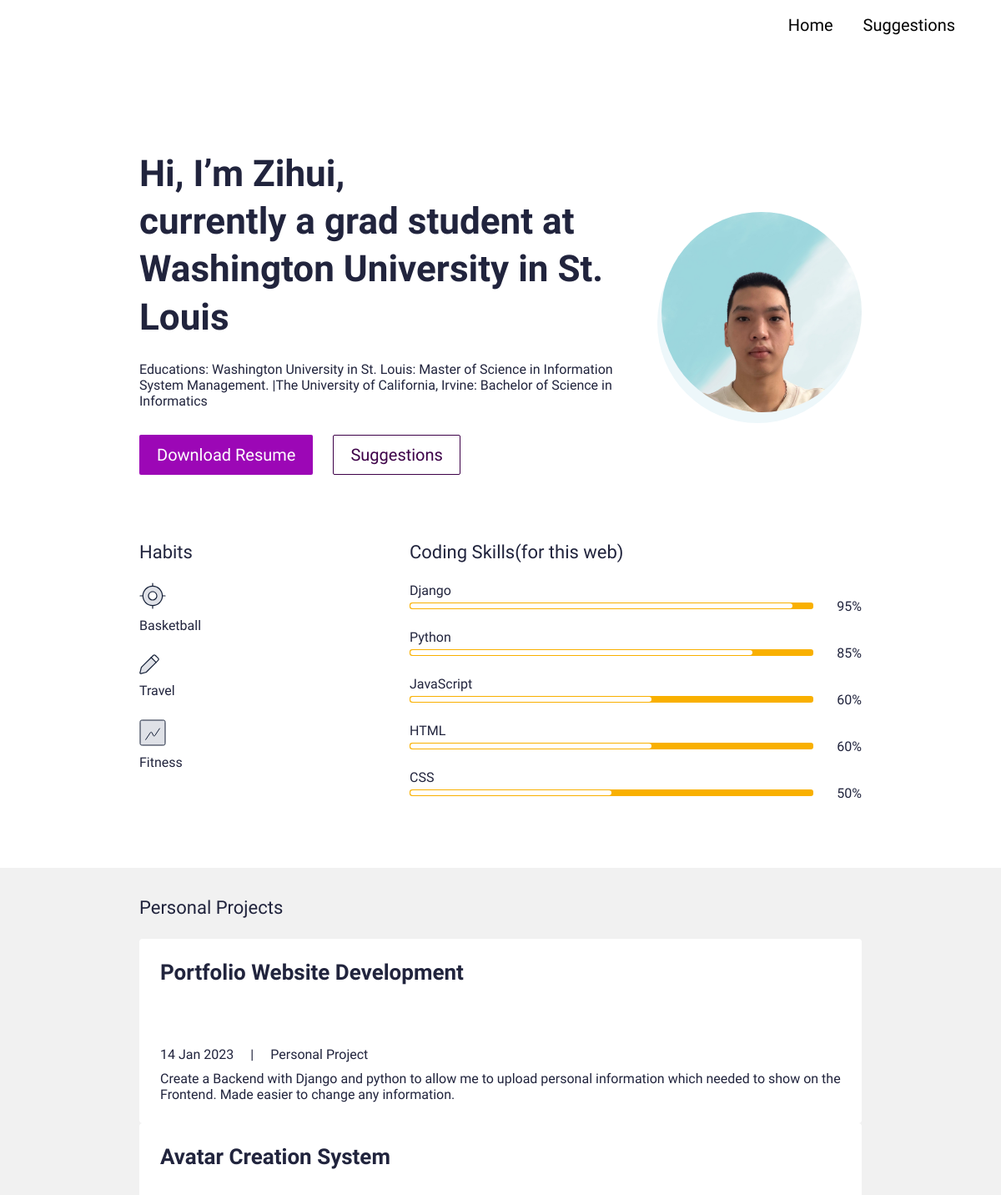
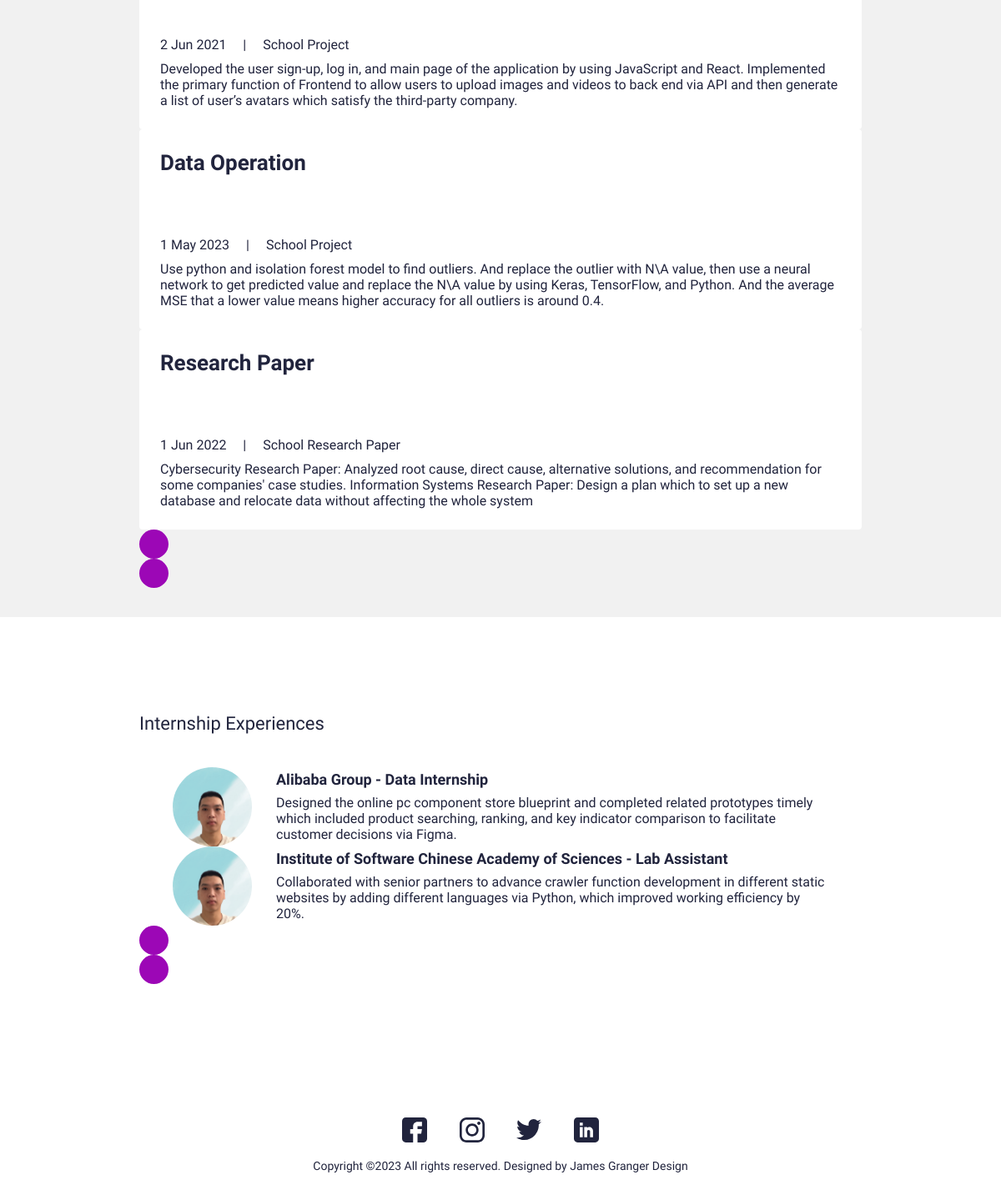
The page / on the database its author committed (2 pictures, top to bottom).
### main/models.py (models this page shows, shortened)
class UserProfile(models.Model):
    class Meta:
        verbose_name_plural = 'User Profiles'
        verbose_name = 'User Profile'
    user = models.OneToOneField(User, on_delete=models.CASCADE)
    avatar = models.ImageField(blank=True, null=True, upload_to="avatar")
    title = models.CharField(max_length=200, blank=True, null=True)
    bio = models.TextField(blank=True, null=True)
    skills = models.ManyToManyField(Skill, blank=True)
    cv = models.FileField(blank=True, null=True, upload_to="cv")

class Skill(models.Model):
    class Meta:
        verbose_name_plural = 'Skills'
        verbose_name = 'Skill'
    name = models.CharField(max_length=20, blank=True, null=True)
    score = models.IntegerField(default=80, blank=True, null=True)
    image = models.FileField(blank=True, null=True, upload_to="skills")
    is_key_skill = models.BooleanField(default=False)

class PersonalProject(models.Model):
    class Meta:
        verbose_name_plural = 'PersonalProjects'
        verbose_name = 'PersonalProject'
    date = models.DateTimeField(blank=True, null=True)
    name = models.CharField(max_length=50, blank=True, null=True)
    title = models.CharField(max_length=200, blank=True, null=True)
    description = models.CharField(max_length=500, blank=True, null=True)
    is_active = models.BooleanField(default=True)

class InternshipExperience(models.Model):
    class Meta:
        verbose_name_plural = 'InternshipExperiences'
        verbose_name = 'InternshipExperience'
        ordering = ["name"]
    thumbnail = models.ImageField(blank=True, null=True, upload_to="InternshipExperiences")
    name = models.CharField(max_length=200, blank=True, null=True)
    role = models.CharField(max_length=200, blank=True, null=True)
    quote = models.CharField(max_length=500, blank=True, null=True)
    is_active = models.BooleanField(default=True)

### main/views.py (the view)
# urls.py: path('', views.IndexView.as_view(), name="home"),
class IndexView(generic.TemplateView):
	template_name = "main/index.html"
	def get_context_data(self, **kwargs):
		context = super().get_context_data(**kwargs)
		internshipExperiences = InternshipExperience.objects.filter(is_active=True)
		personalProjects = PersonalProject.objects.filter(is_active=True)
		context["internshipExperiences"] = internshipExperiences
		context["personalProjects"] = personalProjects
		return context

### resume_web/context_processors.py (called while the page is built)
def project_context(request):
	context = {
		'me': User.objects.first(),
	}
	return context

### main/templates/main/index.html (shortened to what this page needs)
{% extends 'main/base.html' %}
{% load static %}
{% block content %}
<section>
  <div class="bannerSection">
    <div class="container">
      <div class="row g-4 g-md-3  align-items-center">
        <div class="col-md-auto order-md-last">
          <div class="bannerUserImg">
            <img src="{{me.userprofile.avatar.url}}" alt="{{me.first_name|title}} {{me.last_name|title}} avatar">
          </div>
        </div>
        <div class="col-md">
          <div class="bannerContent">
            <h1 class="xlTitle pb-3">Hi, I’m {{me.first_name|title}}, <br>  {{me.userprofile.title}}</br></h1>
            <p>{{me.userprofile.bio}}</p>
            <div class="bannerBtnCol">
              <div class="row">
                <div class="col-auto">
                  <a download href="{{me.userprofile.cv.url}}" class="btn btnPrimary">Download Resume</a>
                </div>
                <div class="col-auto">
                  <a href="{% url 'main:contact' %}" class="btn btnOutline">Suggestions</a>
                </div>
              </div>
            </div>
          </div>
        </div>
      </div>
    </div>
  </div>
</section>
<section>
  <div class="sectionSpace pt-0">
    <div class="container">
      <div class="row">
        <div class="col-md-auto">
          <div class="keySkillCol">
            <h4 class="smTitle pb-3">Habits</h4>
            {% for sk in me.userprofile.skills.all %}
            {% if sk.is_key_skill %}
            <div class="keySkillCard">
              {% if sk.image %}
              <div class="ksIconCol">
                <img src="{{sk.image.url}}" alt="...">
              </div>
              {% endif %}
              <span class="ksText">{{sk.name}}</span>
            </div>
            {% endif %}
            {% endfor %}
          </div>
        </div>
        <div class="col-md">
          <h4 class="smTitle pb-3">Coding Skills(for this web)</h4>
          <div class="progressCol">
            <div class="progressCard">
              {% for sk in me.userprofile.skills.all %}
              {% if not sk.is_key_skill %}
              <div class="progressCol">
                <span class="progressLbl">{{sk.name}}</span>
                <div class="row g-2 align-items-center">
                  <div class="col">
                    <div class="progress progressStyle">
                      <div class="progress-bar" role="progressbar" style="width: {{sk.score}}%" aria-valuenow="{{sk.score}}" aria-valuemin="0" aria-valuemax="100"></div>
                    </div>
                  </div>
                  <div class="col-auto">
                    <span class="pLbl">{{sk.score}}%</span>
                  </div>
                </div>
              </div>
              {% endif %}
              {% endfor %}
            </div>
          </div>
        </div>
      </div>
    </div>
  </div>
</section>
<section>
  <div class="sectionSpaceSm lightBg">
    <div class="container">
      <div class="row pb-3">
        <div class="col">
          <h4 class="smText regular">Personal Projects</h4>
        </div>
      </div>
      <div class="sliderOuter">
        <div class="swiper certificatesSlider">
          <div class="swiper-wrapper">
            {% for c in personalProjects %}
            {% if c.is_active %}
            <div class="swiper-slide">
              <div class="cardStyle1">
                <h4 class="mdTitle cs1Title">
                  <a href="javascript:void(0)">{{c.title}}</a>
                </h4>
                <ul class="cardOptionCol">
                  <li>{{c.date.date}}</li>
                  <li>{{c.name|title}}</li>
                </ul>
                <p>{{c.description}}</p>
              </div>
            </div>
            {% endif %}
            {% endfor %}
          </div>
        </div>
        <div class="cert-swiper-button-next swiper-button-next swiperBtnStyle"></div>
        <div class="cert-swiper-button-prev swiper-button-prev swiperBtnStyle"></div>
      </div>
    </div>
  </div>
</section>
<section>
  <div class="sectionSpace">
    <div class="container">
      <div class="testimonialCol">
        <h4 class="smText regular d-block">Internship Experiences</h4>
        <div class="testimonialSlider">
          <div class="swiper testimonialSwiper">
            <div class="swiper-wrapper">
              {% for t in internshipExperiences %}
              {% if t.is_active %}
              <div class="swiper-slide">
                <div class="testimonialCard">
                  <div class="row align-items-center">
                    <div class="col-sm-auto">
                      <div class="tImgCol">
                        <img src="{{t.thumbnail.url}}" alt="...">
                      </div>
                    </div>
                    <div class="col-sm">
                      <div class="tContentCol">
                        <h4 class="xsTitle bold">{{t.name}} - {{t.role}}</h4>
                        <p>{{t.quote}}</p>
                      </div>
                    </div>
                  </div>
                </div>
              </div>
              {% endif %}
              {% endfor %}
            </div>
            <div class="test-swiper-button-next swiper-button-next swiperBtnStyle"></div>
            <div class="test-swiper-button-prev swiper-button-prev swiperBtnStyle"></div>
          </div>
        </div>
      </div>
    </div>
  </div>
</section>
{% endblock %}

### main/templates/main/base.html (shortened to what this page needs)
{% load static %}
<!doctype html>
<html lang="en">
  <head>
    <link href="{% static 'css/bootstrap.min.css' %}" rel="stylesheet">
    <link rel="stylesheet" href="https://unpkg.com/swiper@7.0.5/swiper-bundle.min.css">
    <link href="{% static 'css/style.css' %}" rel="stylesheet">
  </head>
  <body>
    {% include 'main/partials/nav.html' %}
    {% block content %}
    {% endblock %}
    {% include 'main/partials/footer.html' %}
  </body>
</html>

### main/templates/main/partials/nav.html (shortened to what this page needs)
{% load static %}
<header>
    <div class="headerCol">
    <div class="container-fluid">
        <div class="row align-items-center">
        <div class="col">
            <div class="navCollapseCol">
            <div class="navCol">
                <ul>
                <li><a href="{%url 'main:home'%}">Home</a></li>
                <li><a href="{%url 'main:contact'%}">Suggestions</a></li>
                </ul>
            </div>
            </div>
        </div>
        </div>
    </div>
    </div>
</header>

### main/templates/main/partials/footer.html
{% load static %}
<footer>
    <div class="footerCol">
    <div class="container">
        <ul class="socialCol">
        <li><a href="javascript:void(0)"><img src="{% static 'images/fb.svg' %}" alt="..."></a></li>
        <li><a href="javascript:void(0)"><img src="{% static 'images/insta.svg' %}" alt="..."></a></li>
        <li><a href="javascript:void(0)"><img src="{% static 'images/twitter.svg' %}" alt="..."></a></li>
        <li><a href="javascript:void(0)"><img src="{% static 'images/linkedin.svg' %}" alt="..."></a></li>
        </ul>
        <div class="copyrightCol">
        <p>Copyright ©{% now 'Y' %} All rights reserved. Designed by <a href="https://jamesgrangerdesign.co.uk/" target="_blank">James Granger Design</a></p>
        </div>
    </div>
    </div>
</footer>

### rows shown on the page
Skill: image (picture), name "Basketball"
Skill: image (picture), name "Travel"
Skill: image (picture), name "Fitness"
Skill: name "Django", score "95"
Skill: name "Python", score "85"
Skill: name "JavaScript", score "60"
Skill: name "HTML", score "60"
Skill: name "CSS", score "50"
PersonalProject: title "Portfolio Website Development", date "14 Jan 2023", name "Personal Project", description "Create a Backend with Django and python to allow me to upload personal information which needed to show on the Frontend. Made easier to change any information."
PersonalProject: title "Avatar Creation System", date "2 Jun 2021", name "School Project", description "Developed the user sign-up, log in, and main page of the application by using JavaScript and React. Implemented the primary function of Frontend to allow users to upload images and videos to back end via API and then generate a list of user’s avatars which satisfy the third-party company."
PersonalProject: title "Data Operation", date "1 May 2023", name "School Project", description "Use python and isolation forest model to find outliers. And replace the outlier with N\\A value, then use a neural network to get predicted value and replace the N\\A value by using Keras, TensorFlow, and Python. And the average MSE that a lower value means higher accuracy for all outliers is around 0.4."
PersonalProject: title "Research Paper", date "1 Jun 2022", name "School Research Paper", description "Cybersecurity Research Paper: Analyzed root cause, direct cause, alternative solutions, and recommendation for some companies' case studies. Information Systems Research Paper: Design a plan which to set up a new database and relocate data without affecting the whole system"
InternshipExperience: thumbnail (picture), name "Alibaba Group", role "Data Internship", quote "Designed the online pc component store blueprint and completed related prototypes timely which included product searching, ranking, and key indicator comparison to facilitate customer decisions via Figma."
InternshipExperience: thumbnail (picture), name "Institute of Software Chinese Academy of Sciences", role "Lab Assistant", quote "Collaborated with senior partners to advance crawler function development in different static websites by adding different languages via Python, which improved working efficiency by 20%."

### other values the page prints
{{ me.first_name|title }} "Zihui"
{{ me.userprofile.title }} "currently a grad student at Washington University in St. Louis"
{{ me.userprofile.bio }} "Educations: Washington University in St. Louis: Master of Science in Information System Management. |The University of California, Irvine: Bachelor of Science in Informatics"
